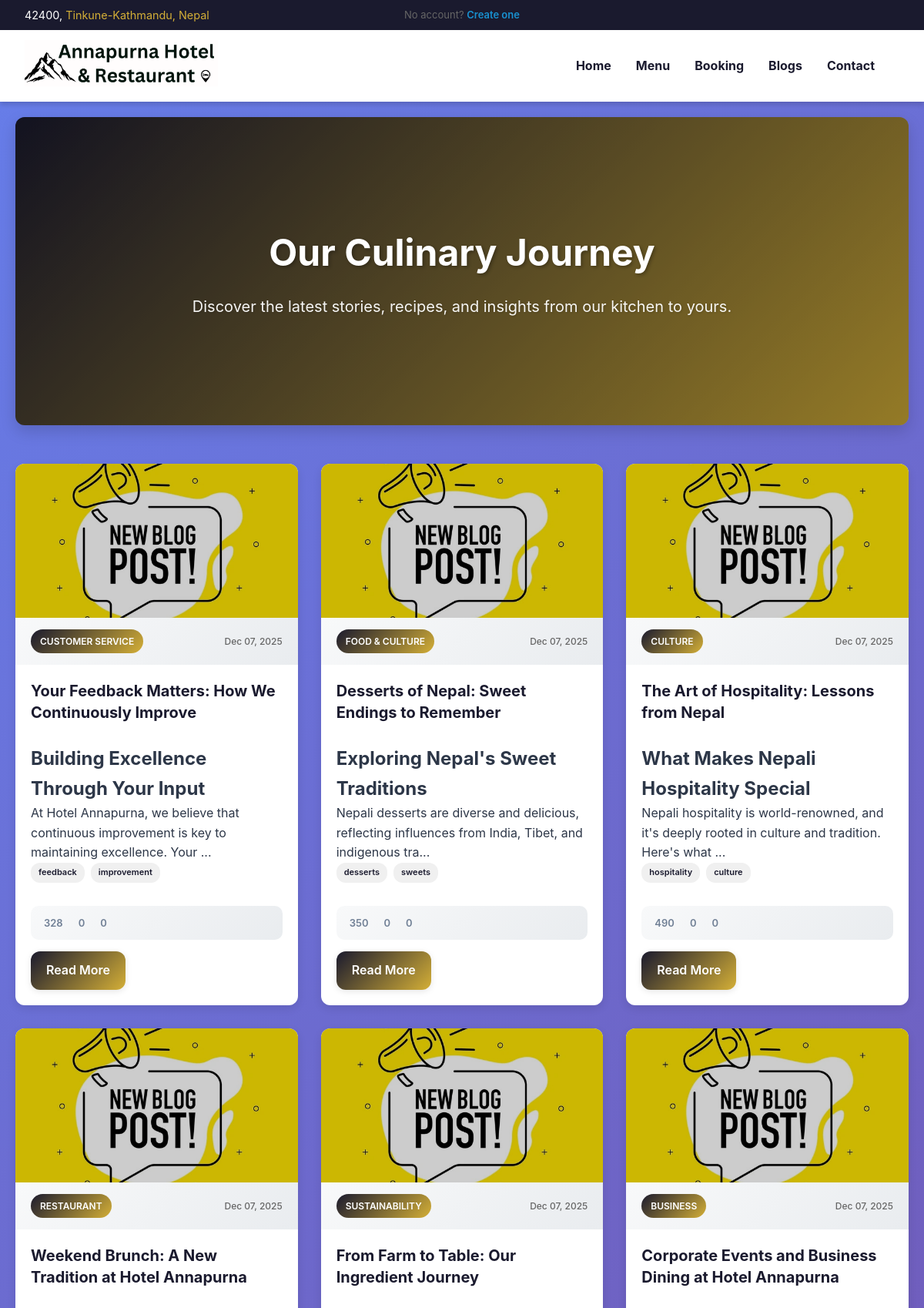
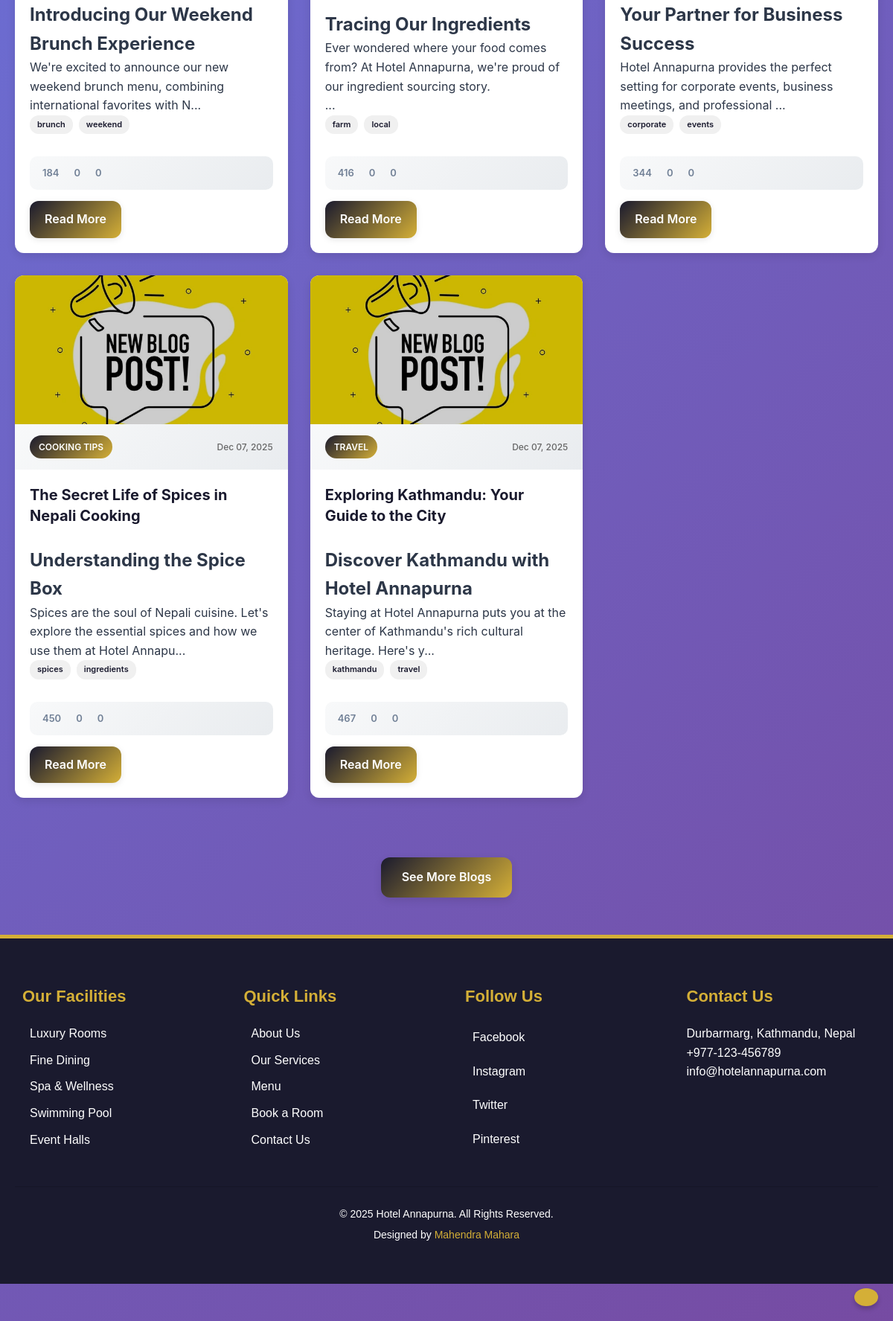
/blogs.php, run on the app's committed database (2 pictures, top to bottom).
### tables this page shows
CREATE TABLE `blogs` (
  `id` int(11) NOT NULL,
  `title` varchar(255) NOT NULL,
  `category` varchar(100) NOT NULL,
  `tags` varchar(255) DEFAULT NULL,
  `content` text NOT NULL,
  `featured_image` varchar(255) DEFAULT NULL,
  `views` int(11) DEFAULT 0,
  `author_id` int(11) DEFAULT NULL,
  `status` enum('draft','published','archived') DEFAULT 'draft',
  `created_at` timestamp NOT NULL DEFAULT current_timestamp(),
  `updated_at` timestamp NOT NULL DEFAULT current_timestamp() ON UPDATE current_timestamp()
);

### blogs.php (the view, shortened to what this page needs)
<?php
require_once('includes/header.php');
require_once('config/db.php');
$limit = 8;
$page = isset($_GET['page']) ? $_GET['page'] : 1;
$total_limit = $limit * $page;
$stmt_blogs = $conn->prepare("SELECT b.*,
    COALESCE(b.views, 0) as views,
    (SELECT COUNT(*) FROM blog_interactions WHERE blog_id = b.id AND interaction_type = 'like') as likes_count,
    (SELECT COUNT(*) FROM blog_interactions WHERE blog_id = b.id AND interaction_type = 'comment') as comments_count,
    (SELECT AVG(rating) FROM blog_interactions WHERE blog_id = b.id AND rating IS NOT NULL) as avg_rating
    FROM blogs b
    WHERE b.status = 'published'
    ORDER BY b.created_at DESC LIMIT ?");
$stmt_blogs->bind_param("i", $total_limit);
$stmt_blogs->execute();
$blogs_result = $stmt_blogs->get_result();
$blogs_count_result = $conn->query("SELECT COUNT(*) as total FROM blogs WHERE status = 'published'");
$total_blogs = mysqli_fetch_assoc($blogs_count_result)['total'];
$blogs = [];
while($row = mysqli_fetch_assoc($blogs_result)) {
    $blogs[] = $row;
}
?>
<main class="blogs-container">
        <header class="blogs-hero">
            <div class="blogs-hero-overlay"></div>
            <div class="blogs-hero-content">
                <h1>Our Culinary Journey</h1>
                <p>Discover the latest stories, recipes, and insights from our kitchen to yours.</p>
            </div>
        </header>
        <section class="blogs-grid">
            <?php foreach($blogs as $index => $blog):
                $tags = explode(',', $blog['tags']);
                $featured_image = $blog['featured_image'] ? $blog['featured_image'] : '/api/placeholder/300/300';
                $excerpt = substr($blog['content'], 0, 150) . '...';
            ?>
            <article class="blogs-card">
                <div class="blogs-card-image-wrapper">
                    <img src="<?php echo $featured_image; ?>" alt="<?php echo htmlspecialchars($blog['title']); ?>" class="blogs-image">
                    <div class="blogs-card-overlay"></div>
                </div>
                <header class="blogs-card-header">
                    <span class="blogs-category"><?php echo htmlspecialchars($blog['category']); ?></span>
                    <span class="blogs-date"><?php echo date('M d, Y', strtotime($blog['created_at'])); ?></span>
                </header>
                <div class="blogs-content">
                    <h2 class="blogs-title"><?php echo htmlspecialchars($blog['title']); ?></h2>
                    <p class="blogs-description"><?php echo $excerpt; ?></p>
                    <div class="blogs-tags">
                        <?php foreach(array_slice($tags, 0, 2) as $tag): ?>
                        <span class="blogs-tag"><?php echo htmlspecialchars(trim($tag)); ?></span>
                        <?php endforeach; ?>
                    </div>
                    <div class="blogs-stats">
                        <div class="blogs-stat-item">
                            <span><?php echo number_format($blog['views']); ?></span>
                        </div>
                        <div class="blogs-stat-item">
                            <span><?php echo number_format($blog['likes_count']); ?></span>
                        </div>
                        <div class="blogs-stat-item">
                            <span><?php echo number_format($blog['comments_count']); ?></span>
                        </div>
                    </div>
                    <footer class="blogs-card-footer">
                        <a href="blog-read.php?id=<?php echo $blog['id']; ?>" class="blogs-read-more">Read More</a>
                    </footer>
                </div>
            </article>
            <?php endforeach; ?>
        </section>
        <div class="blogs-pagination">
            <?php if($total_blogs > $page * $limit): ?>
            <a href="?page=<?php echo $page + 1; ?>" class="blogs-see-more-btn">See More Blogs</a>
            <?php endif; ?>
        </div>
    </main>
<?php require_once('includes/footer.php'); ?>

### includes/header.php (shortened to what this page needs)
<?php
$isLoggedIn = isset($_SESSION['logged_in']) && $_SESSION['logged_in'];
$userFirstName = ($isLoggedIn && isset($_SESSION['user_first_name'])) ? $_SESSION['user_first_name'] : '';
?>
<!DOCTYPE html>
<html lang="en">
<head>
    <link rel="stylesheet" href="assets/css/style.css">
    <link rel="stylesheet" href="assets/css/blog.css">
    <link rel="stylesheet" href="assets/css/booking-form.css">
    <link rel="stylesheet" href="assets/css/booking.css">
    <link rel="stylesheet" href="assets/css/contact.css">
    <link rel="stylesheet" href="assets/css/menu.css">
    <link rel="stylesheet" href="assets/css/rooms-tables.css">
    <link rel="stylesheet" href="assets/css/cart.css">
    <link rel="stylesheet" href="assets/css/blog-read.css">
    <link rel="stylesheet" href="assets/css/payment.css">
    <link rel="stylesheet" href="assets/css/my-bookings.css">
    <link rel="stylesheet" href="assets/css/my-orders.css">
    <link rel="stylesheet" href="assets/css/responsive.css">
</head>
<body>
    <header class="main-header">
        <section class="top-navbar">
            <div class="top-left">
                <p>42400, <span>Tinkune-Kathmandu, Nepal</span></p>
            </div>
            <div class="top-center">
                <?php if ($isLoggedIn): ?>
                    <div class="user-welcome">
                        <ion-icon name="checkmark-circle"></ion-icon>
                        <span>Welcome, <?php echo htmlspecialchars($userFirstName); ?>!</span>
                    </div>
                <?php else: ?>
                    <div class="no-account-text">
                        No account? <a href="register.php">Create one</a>
                    </div>
                <?php endif; ?>
            </div>
        </section>
        <section class="top-menubar">
            <div class="top-logo">
                <a href="index.php">
                    <img src="assets/images/logo.png" alt="Hotel Annapurna Logo">
                </a>
            </div>
            <div class="top-menuitems">
                <ul>
                    <li><a href="index.php">Home</a></li>
                    <li><a href="menu.php">Menu</a></li>
                    <li><a href="booking.php">Booking</a></li>
                    <li><a href="blogs.php">Blogs</a></li>
                    <li><a href="contact.php">Contact</a></li>
                </ul>
            </div>
        </section>
    </header>

### includes/footer.php (shortened to what this page needs)
<footer class="main-footer">
    <div class="footer-container">
        <div class="footer-column">
            <h2>Our Facilities</h2>
            <ul>
                <li><ion-icon name="bed"></ion-icon><a href="#rooms">Luxury Rooms</a></li>
                <li><ion-icon name="restaurant"></ion-icon><a href="#dining">Fine Dining</a></li>
                <li><ion-icon name="flower"></ion-icon><a href="#spa">Spa & Wellness</a></li>
                <li><ion-icon name="water"></ion-icon><a href="#pool">Swimming Pool</a></li>
                <li><ion-icon name="business"></ion-icon><a href="#events">Event Halls</a></li>
            </ul>
        </div>
        <div class="footer-column">
            <h2>Quick Links</h2>
            <ul>
                <li><ion-icon name="information-circle"></ion-icon><a href="#about">About Us</a></li>
                <li><ion-icon name="help-buoy"></ion-icon><a href="#services">Our Services</a></li>
                <li><ion-icon name="restaurant"></ion-icon><a href="#menu">Menu</a></li>
                <li><ion-icon name="calendar"></ion-icon><a href="#book">Book a Room</a></li>
                <li><ion-icon name="mail"></ion-icon><a href="#contact">Contact Us</a></li>
            </ul>
        </div>
        <div class="footer-column">
            <h2>Follow Us</h2>
            <div class="social-links">
                <a href="#"><ion-icon name="logo-facebook"></ion-icon> Facebook</a>
                <a href="#"><ion-icon name="logo-instagram"></ion-icon> Instagram</a>
                <a href="#"><ion-icon name="logo-twitter"></ion-icon> Twitter</a>
                <a href="#"><ion-icon name="logo-pinterest"></ion-icon> Pinterest</a>
            </div>
        </div>
        <div class="footer-column">
            <h2>Contact Us</h2>
            <p><ion-icon name="location"></ion-icon> Durbarmarg, Kathmandu, Nepal</p>
            <p><ion-icon name="call"></ion-icon> +977-123-456789</p>
            <p><ion-icon name="mail"></ion-icon> <a href="mailto:info@hotelannapurna.com">info@hotelannapurna.com</a></p>
        </div>
    </div>
    <div class="footer-bottom">
        <p>&copy; 2025 Hotel Annapurna. All Rights Reserved.</p>
        <p>Designed by <a href="https://www.mahendrasingh.com.np/" target="_blank">Mahendra Mahara</a></p>
    </div>
    <button class="scroll-to-top" onclick="scrollToTop()">
    </button>
</footer>
</body>
</html>

### assets/css/style.css (style rules this page uses)
:root { --primary-color: #ffffff; --secondary-color: #1a1a2e; --accent-color: #d4af37; --hover-color: #f5a623; --band-hover-color: #8bc34a; --shadow-color: rgba(0, 0, 0, 0.15); --border-radius: 12px; --bg-light: #f8f9fd; --bg-dark: #0f1419; --gradient-start: #1a1a2e; --gradient-end: #0f1419; --success-color: #2ecc71; --warning-color: #f39c12; --border-radius: 12px; --border-radius-lg: 20px; --text-color: #2d3748; --input-bg: #f7fafc; --input-border: #e2e8f0; }
* { margin: 0; padding: 0; box-sizing: border-box; }
body { background-color: var(--primary-color); font-family: 'Segoe UI', Tahoma, Geneva, Verdana, sans-serif; color: var(--secondary-color); line-height: 1.6; }
.main-header { width: 100%; box-shadow: 0 4px 6px var(--shadow-color); }
.top-navbar { display: flex; justify-content: space-between; align-items: center; background-color: var(--secondary-color); color: var(--primary-color); padding: 0.5rem 2rem; font-size: 0.9rem; }
.top-left { flex: 1; }
.top-left p { margin: 0; }
.top-left span { color: var(--accent-color); }
.top-center { flex: 1; display: flex; justify-content: center; align-items: center; }
.top-menubar { display: flex; justify-content: space-between; align-items: center; background-color: var(--primary-color); padding: 0.8rem 2rem; position: relative; }
.top-logo { display: flex; align-items: center; }
.top-logo a { text-decoration: none; }
.top-logo img { max-height: 60px; margin-right: 1rem; transition: transform 0.3s ease; }
.top-menuitems { display: flex; align-items: center; position: relative; }
.top-menuitems ul { list-style: none; margin: 0; padding: 0; display: flex; align-items: center; transition: transform 0.3s ease; }
.top-menuitems ul li { margin: 0 1rem; }
.top-menuitems ul li a { text-decoration: none; color: var(--secondary-color); font-weight: bold; transition: color 0.3s; }
footer.main-footer { background-color: var(--secondary-color); color: var(--primary-color); padding: 50px 20px; font-family: Arial, sans-serif; position: relative; border-top: 5px solid var(--accent-color); }
footer.main-footer a { color: var(--primary-color); text-decoration: none; transition: color 0.3s ease, transform 0.3s ease; }
footer .footer-container { display: grid; grid-template-columns: repeat(auto-fit, minmax(200px, 1fr)); gap: 30px; text-align: left; }
footer .footer-column { padding: 10px; }
footer .footer-column h2 { font-size: 22px; font-weight: bold; margin-bottom: 20px; color: var(--accent-color); }
footer .footer-column ul { list-style: none; padding: 0; }
footer .footer-column ul li { margin-bottom: 10px; font-size: 16px; display: flex; align-items: center; gap: 10px; }
footer .social-links { display: flex; flex-direction: column; gap: 10px; }
footer .social-links a { display: flex; align-items: center; font-size: 16px; gap: 10px; padding: 5px 0; }
footer .footer-bottom { text-align: center; margin-top: 30px; padding-top: 20px; border-top: 1px solid var(--shadow-color); }
footer .footer-bottom p { margin: 5px 0; font-size: 14px; }
footer .footer-bottom a { color: var(--accent-color); }
footer .scroll-to-top { position: fixed; bottom: 20px; right: 20px; background-color: var(--accent-color); color: var(--primary-color); font-size: 18px; padding: 12px 16px; border-radius: 50%; box-shadow: 0 4px 6px rgba(0, 0, 0, 0.2); cursor: pointer; border: none; transition: background-color 0.3s ease, transform 0.3s ease; z-index: 1000; }

### assets/css/cart.css (style rules this page uses)
* { margin: 0; padding: 0; box-sizing: border-box; }

### assets/css/blog-read.css (style rules this page uses)
* { margin: 0; padding: 0; box-sizing: border-box; }
body { font-family: 'Inter', sans-serif; background: #f8f9fa; color: #2d3748; }

### assets/css/my-bookings.css (style rules this page uses)
body { background: linear-gradient(135deg, #667eea 0%, #764ba2 100%); min-height: 100vh; padding-bottom: 50px; }

### assets/css/my-orders.css (style rules this page uses)
body { min-height: 100vh; padding-bottom: 50px; }

### includes/header.php (style rules this page uses)
.no-account-text { font-size: 13px; color: #666; }
.no-account-text a { color: #1891d1; text-decoration: none; font-weight: 600; }

### data on the page
blogs: featured_image (picture), category "CUSTOMER SERVICE", created_at "Dec 07, 2025", title "Your Feedback Matters: How We Continuously Improve", content "Building Excellence Through Your Input At Hotel Annapurna, we believe that continuous improvement is key to maintaining excellence. Your ...", tags "feedback", tags "improvement", views "328", likes_count "0", comments_count "0"
blogs: featured_image (picture), category "FOOD & CULTURE", created_at "Dec 07, 2025", title "Desserts of Nepal: Sweet Endings to Remember", content "Exploring Nepal's Sweet Traditions Nepali desserts are diverse and delicious, reflecting influences from India, Tibet, and indigenous tra...", tags "desserts", tags "sweets", views "350", likes_count "0", comments_count "0"
blogs: featured_image (picture), category "CULTURE", created_at "Dec 07, 2025", title "The Art of Hospitality: Lessons from Nepal", content "What Makes Nepali Hospitality Special Nepali hospitality is world-renowned, and it's deeply rooted in culture and tradition. Here's what ...", tags "hospitality", tags "culture", views "490", likes_count "0", comments_count "0"
blogs: featured_image (picture), category "RESTAURANT", created_at "Dec 07, 2025", title "Weekend Brunch: A New Tradition at Hotel Annapurna", content "Introducing Our Weekend Brunch Experience We're excited to announce our new weekend brunch menu, combining international favorites with N...", tags "brunch", tags "weekend", views "184", likes_count "0", comments_count "0"
blogs: featured_image (picture), category "SUSTAINABILITY", created_at "Dec 07, 2025", title "From Farm to Table: Our Ingredient Journey", content "Tracing Our Ingredients Ever wondered where your food comes from? At Hotel Annapurna, we're proud of our ingredient sourcing story. ...", tags "farm", tags "local", views "416", likes_count "0", comments_count "0"
blogs: featured_image (picture), category "BUSINESS", created_at "Dec 07, 2025", title "Corporate Events and Business Dining at Hotel Annapurna", content "Your Partner for Business Success Hotel Annapurna provides the perfect setting for corporate events, business meetings, and professional ...", tags "corporate", tags "events", views "344", likes_count "0", comments_count "0"
blogs: featured_image (picture), category "COOKING TIPS", created_at "Dec 07, 2025", title "The Secret Life of Spices in Nepali Cooking", content "Understanding the Spice Box Spices are the soul of Nepali cuisine. Let's explore the essential spices and how we use them at Hotel Annapu...", tags "spices", tags "ingredients", views "450", likes_count "0", comments_count "0"
blogs: featured_image (picture), category "TRAVEL", created_at "Dec 07, 2025", title "Exploring Kathmandu: Your Guide to the City", content "Discover Kathmandu with Hotel Annapurna Staying at Hotel Annapurna puts you at the center of Kathmandu's rich cultural heritage. Here's y...", tags "kathmandu", tags "travel", views "467", likes_count "0", comments_count "0"
